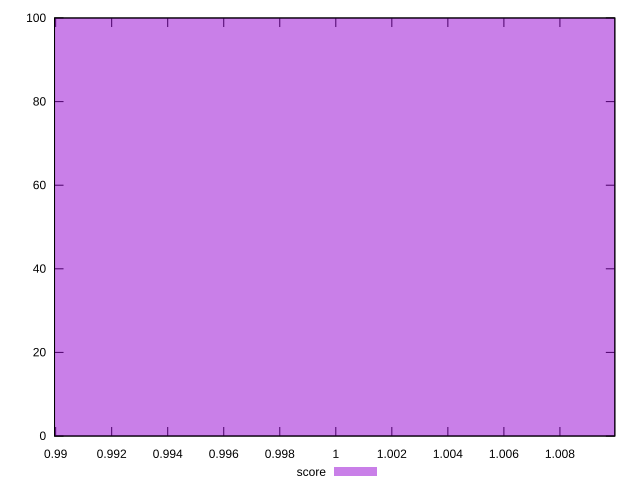

Reproduce this figure in gnuplot.
reset

$score <<EOF
1 100
EOF

set key outside below
set boxwidth 0.1
set xrange [0.9899598599348188:1.0099598599348187]
set yrange [0:100]
set trange [0:100]
set style fill transparent solid 0.5 noborder
set terminal svg size 640, 490 enhanced background rgb 'white'
set output "report_00008_2021-01-22T20:58:29.167/uses-long-cache-ttl/samples/pages+cached+noexternal+nofonts/score/histogram.svg"

plot $score title "score" with boxes

reset
